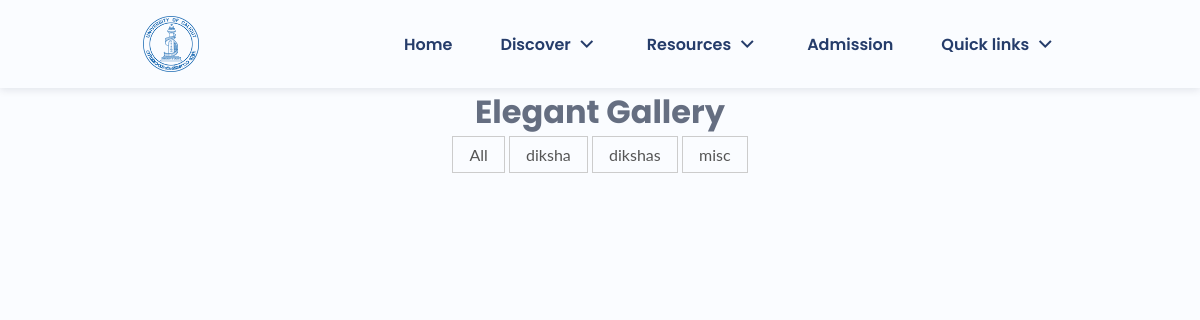
/gallery.php, run on the app's committed database.
### tables this page shows
CREATE TABLE `tags` (
  `id` int(11) NOT NULL,
  `name` varchar(50) NOT NULL
);

### gallery.php (the view, shortened to what this page needs)
<?php
require 'database.php';
$tags_result = $conn->query("SELECT * FROM tags");
?>
<!DOCTYPE html>
<html lang="en">
<head>
    <link rel='stylesheet' href='https://npmcdn.com/basscss@8.0.0/css/basscss.min.css'>
    <link rel="stylesheet" href="https://cdnjs.cloudflare.com/ajax/libs/lightbox2/2.11.3/css/lightbox.min.css">
</head>
<body>
    <?php require 'header.php'; ?>
    <div class="main">
    <div class="container">
<h1 class="text-center mb-4">Elegant Gallery</h1>
<div id="filters" class="toolbar mb2 mt2">
    <button class="btn fil-cat filter active" data-filter="all">All</button>
    <?php while ($tag = $tags_result->fetch_assoc()): ?>
        <button class="btn fil-cat filter" data-filter=".<?php echo htmlspecialchars($tag['name']); ?>"><?php echo htmlspecialchars($tag['name']); ?></button>
    <?php endwhile; ?>
</div>
</div>
</div>
</body>
</html>

### base.css (style rules this page uses)
:root { --header-height: 3.5rem; --first-color: hsl(220, 68%, 54%); --first-color-lighten: hsl(220, 68%, 97%); --title-color: hsl(220, 48%, 28%); --text-color: hsl(220, 12%, 45%); --body-color: hsl(220, 100%, 99%); --body-font: "Poppins", sans-serif; --normal-font-size: .938rem; --small-font-size: .813rem; --smaller-font-size: .75rem; --font-medium: 500; --font-semi-bold: 600; --z-tooltip: 10; --z-fixed: 100; }
@media screen and (min-width: 1024px) { :root { --normal-font-size: 1rem; --small-font-size: .875rem; --smaller-font-size: .813rem; } }
* { box-sizing: border-box; padding: 0; margin: 0; }
body { font-family: var(--body-font); font-size: var(--normal-font-size); background-color: var(--body-color); color: var(--text-color); }

### gallery.php (style rules this page uses)
body { background-color: #f8f9fa; color: #333; font-family: 'Helvetica Neue', Helvetica, Arial, sans-serif; }
.main { margin-top: var(--header-height); }
@media screen and (min-width:1118px) { .main { margin-top: calc(var(--header-height) + 2rem); } }
h1 { text-align: center; }
* { -webkit-box-sizing: border-box; -moz-box-sizing: border-box; box-sizing: border-box; }
.btn { font-family: Lato; font-size: 1rem; font-weight: normal; text-decoration: none; cursor: pointer; display: inline-block; line-height: normal; padding: .5rem 1rem; margin: 0; height: auto; border: 1px solid #ccc; vertical-align: middle; -webkit-appearance: none; color: #555; background-color: rgba(0, 0, 0, 0); }
.toolbar { text-align: center; margin-bottom: 1rem; }

### data on the page
tags: name "diksha"
tags: name "dikshas"
tags: name "misc"
